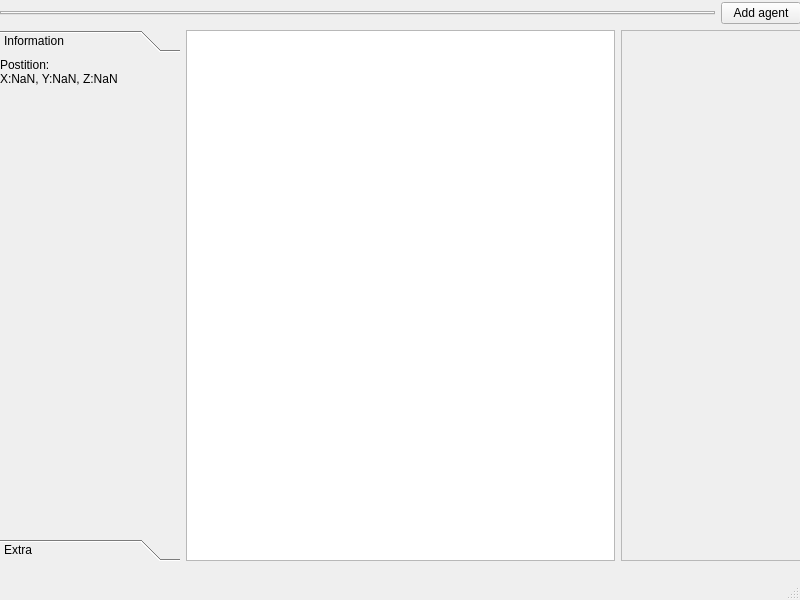
<?xml version="1.0" encoding="UTF-8"?>
<ui version="4.0">
 <class>MainWindow</class>
 <widget class="QMainWindow" name="MainWindow">
  <property name="geometry">
   <rect>
    <x>0</x>
    <y>0</y>
    <width>800</width>
    <height>600</height>
   </rect>
  </property>
  <property name="windowTitle">
   <string>MainWindow</string>
  </property>
  <widget class="QWidget" name="centralwidget">
   <widget class="QWidget" name="verticalLayoutWidget">
    <property name="geometry">
     <rect>
      <x>0</x>
      <y>0</y>
      <width>801</width>
      <height>561</height>
     </rect>
    </property>
    <layout class="QVBoxLayout" name="verticalLayout_2">
     <item>
      <layout class="QHBoxLayout" name="horizontalLayout_2">
       <property name="topMargin">
        <number>2</number>
       </property>
       <item>
        <widget class="QTabWidget" name="tabWidget">
         <property name="sizePolicy">
          <sizepolicy hsizetype="Expanding" vsizetype="Fixed">
           <horstretch>0</horstretch>
           <verstretch>0</verstretch>
          </sizepolicy>
         </property>
        </widget>
       </item>
       <item>
        <widget class="QPushButton" name="AddAgent">
         <property name="sizePolicy">
          <sizepolicy hsizetype="Maximum" vsizetype="Maximum">
           <horstretch>0</horstretch>
           <verstretch>0</verstretch>
          </sizepolicy>
         </property>
         <property name="text">
          <string>Add agent</string>
         </property>
        </widget>
       </item>
      </layout>
     </item>
     <item>
      <layout class="QHBoxLayout" name="horizontalLayout">
       <item>
        <widget class="QToolBox" name="toolBox">
         <property name="sizePolicy">
          <sizepolicy hsizetype="Maximum" vsizetype="Preferred">
           <horstretch>0</horstretch>
           <verstretch>0</verstretch>
          </sizepolicy>
         </property>
         <property name="minimumSize">
          <size>
           <width>180</width>
           <height>0</height>
          </size>
         </property>
         <property name="currentIndex">
          <number>0</number>
         </property>
         <widget class="QWidget" name="page">
          <property name="geometry">
           <rect>
            <x>0</x>
            <y>0</y>
            <width>180</width>
            <height>455</height>
           </rect>
          </property>
          <attribute name="label">
           <string>Information</string>
          </attribute>
          <widget class="QLabel" name="label">
           <property name="geometry">
            <rect>
             <x>0</x>
             <y>0</y>
             <width>181</width>
             <height>441</height>
            </rect>
           </property>
           <property name="text">
            <string>Postition: 
X:NaN, Y:NaN, Z:NaN
</string>
           </property>
           <property name="alignment">
            <set>Qt::AlignLeading|Qt::AlignLeft|Qt::AlignTop</set>
           </property>
          </widget>
         </widget>
         <widget class="QWidget" name="page_2">
          <property name="geometry">
           <rect>
            <x>0</x>
            <y>0</y>
            <width>180</width>
            <height>455</height>
           </rect>
          </property>
          <attribute name="label">
           <string>Extra</string>
          </attribute>
         </widget>
        </widget>
       </item>
       <item>
        <widget class="QGraphicsView" name="graphicsView"/>
       </item>
       <item>
        <widget class="QScrollArea" name="scrollArea">
         <property name="sizePolicy">
          <sizepolicy hsizetype="Maximum" vsizetype="Minimum">
           <horstretch>0</horstretch>
           <verstretch>0</verstretch>
          </sizepolicy>
         </property>
         <property name="minimumSize">
          <size>
           <width>180</width>
           <height>0</height>
          </size>
         </property>
         <property name="baseSize">
          <size>
           <width>0</width>
           <height>0</height>
          </size>
         </property>
         <property name="widgetResizable">
          <bool>true</bool>
         </property>
         <widget class="QWidget" name="scrollAreaWidgetContents">
          <property name="geometry">
           <rect>
            <x>0</x>
            <y>0</y>
            <width>178</width>
            <height>519</height>
           </rect>
          </property>
         </widget>
        </widget>
       </item>
      </layout>
     </item>
    </layout>
   </widget>
  </widget>
  <widget class="QMenuBar" name="menubar">
   <property name="geometry">
    <rect>
     <x>0</x>
     <y>0</y>
     <width>800</width>
     <height>25</height>
    </rect>
   </property>
  </widget>
  <widget class="QStatusBar" name="statusbar"/>
 </widget>
 <resources/>
 <connections/>
</ui>
